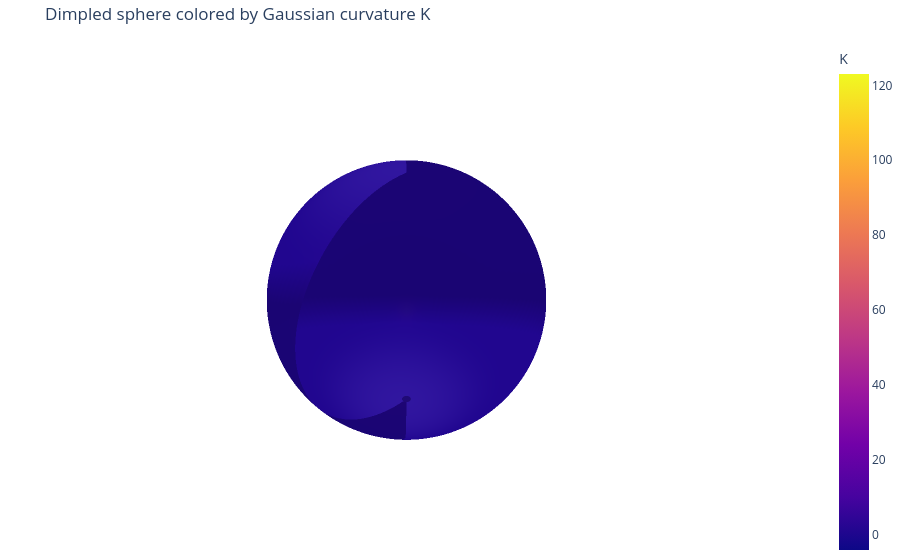

The notebook cell saved with this chart:
### Code cell
import numpy as np
import plotly.graph_objects as go

# ----------------------------
# 1) Parameter grid (periodic in phi)
# ----------------------------
n_th, n_ph = 180, 360
theta = np.linspace(1e-3, np.pi - 1e-3, n_th)          # avoid poles
phi   = np.linspace(0, 2*np.pi, n_ph, endpoint=False)  # periodic seam
TH, PH = np.meshgrid(theta, phi, indexing="ij")

dtheta = theta[1] - theta[0]
dphi   = phi[1] - phi[0]

# ----------------------------
# 2) DIMPLE model: radial graph r(θ,φ)
# ----------------------------
R = 1.0
depth = 0.30     # dimple depth fraction of R (keep < 1)
sigma = 0.22
theta0, phi0 = np.pi/3, np.pi/4

# angular distance to dimple center
cos_d = (np.sin(TH)*np.sin(theta0)*np.cos(PH - phi0) + np.cos(TH)*np.cos(theta0))
d = np.arccos(np.clip(cos_d, -1.0, 1.0))

# Dimple: inward indentation (note the minus sign)
r = R * (1.0 - depth*np.exp(-(d**2)/(2*sigma**2)))

# Safety (avoid any accidental negative radii if depth is too large)
r = np.maximum(r, 1e-6)

# Embedding in R^3
X = r*np.sin(TH)*np.cos(PH)
Y = r*np.sin(TH)*np.sin(PH)
Z = r*np.cos(TH)

# ----------------------------
# 3) Periodic derivatives in φ to avoid seam artifacts
# ----------------------------
def dphi_periodic(A, dphi):
    return (np.roll(A, -1, axis=1) - np.roll(A, +1, axis=1)) / (2.0 * dphi)

def dphi2_periodic(A, dphi):
    return (np.roll(A, -1, axis=1) - 2.0*A + np.roll(A, +1, axis=1)) / (dphi**2)

def dtheta_nonperiodic(A, dtheta):
    return np.gradient(A, dtheta, axis=0, edge_order=2)

# First derivatives
X_th = dtheta_nonperiodic(X, dtheta);  X_ph = dphi_periodic(X, dphi)
Y_th = dtheta_nonperiodic(Y, dtheta);  Y_ph = dphi_periodic(Y, dphi)
Z_th = dtheta_nonperiodic(Z, dtheta);  Z_ph = dphi_periodic(Z, dphi)

r_th = np.stack([X_th, Y_th, Z_th], axis=-1)
r_ph = np.stack([X_ph, Y_ph, Z_ph], axis=-1)

# First fundamental form
E = np.sum(r_th * r_th, axis=-1)
F = np.sum(r_th * r_ph, axis=-1)
G = np.sum(r_ph * r_ph, axis=-1)

# Unit normal
N = np.cross(r_th, r_ph)
Nn = np.linalg.norm(N, axis=-1)
n = N / (Nn[..., None] + 1e-12)

# Second derivatives
X_thth = dtheta_nonperiodic(X_th, dtheta)
Y_thth = dtheta_nonperiodic(Y_th, dtheta)
Z_thth = dtheta_nonperiodic(Z_th, dtheta)

X_phph = dphi2_periodic(X, dphi)
Y_phph = dphi2_periodic(Y, dphi)
Z_phph = dphi2_periodic(Z, dphi)

# Mixed derivatives: d/dθ(d/dφ)
X_thph = dtheta_nonperiodic(X_ph, dtheta)
Y_thph = dtheta_nonperiodic(Y_ph, dtheta)
Z_thph = dtheta_nonperiodic(Z_ph, dtheta)

r_thth = np.stack([X_thth, Y_thth, Z_thth], axis=-1)
r_thph = np.stack([X_thph, Y_thph, Z_thph], axis=-1)
r_phph = np.stack([X_phph, Y_phph, Z_phph], axis=-1)

# Second fundamental form
e = np.sum(r_thth * n, axis=-1)
f = np.sum(r_thph * n, axis=-1)
g = np.sum(r_phph * n, axis=-1)

# Gaussian curvature
den = (E*G - F**2)
K = (e*g - f**2) / (den + 1e-12)

# ----------------------------
# 4) Option B: close the seam by duplicating the first φ-column
# ----------------------------
X = np.concatenate([X, X[:, :1]], axis=1)
Y = np.concatenate([Y, Y[:, :1]], axis=1)
Z = np.concatenate([Z, Z[:, :1]], axis=1)
K = np.concatenate([K, K[:, :1]], axis=1)

# ----------------------------
# 5) Interactive Plotly surface colored by K
# ----------------------------
step = 3
Xs, Ys, Zs = X[::step, ::step], Y[::step, ::step], Z[::step, ::step]
Ks = K[::step, ::step]

fig = go.Figure(
    data=[
        go.Surface(
            x=Xs, y=Ys, z=Zs,
            surfacecolor=Ks,
            showscale=True,
            opacity=0.98,
            colorbar=dict(title="K"),
        )
    ]
)

fig.update_layout(
    title="Dimpled sphere colored by Gaussian curvature K",
    scene=dict(
        xaxis=dict(visible=False),
        yaxis=dict(visible=False),
        zaxis=dict(visible=False),
        aspectmode="data",
    ),
    margin=dict(l=0, r=0, t=40, b=0),
)

fig.show()

# Optional: save to HTML
# fig.write_html("dimpled_sphere_K_interactive.html", include_plotlyjs="cdn")

### Figure 1 — Plotly figure (JSON) as saved in the notebook; plotly's stock layout.template omitted (floating-point values rounded to 4 significant figures; data arrays with more than 128 entries replaced by an {"elided": "..."} marker saying what was removed)
{"data": [{"colorbar": {"title": {"text": "K"}}, "opacity": 0.98, "showscale": true, "surfacecolor": {"elided": "60x121 float values"}, "type": "surface", "x": {"elided": "60x121 float values"}, "y": {"elided": "60x121 float values"}, "z": {"elided": "60x121 float values"}}], "layout": {"margin": {"b": 0, "l": 0, "r": 0, "t": 40}, "scene": {"aspectmode": "data", "xaxis": {"visible": false}, "yaxis": {"visible": false}, "zaxis": {"visible": false}}, "title": {"text": "Dimpled sphere colored by Gaussian curvature K"}}}
